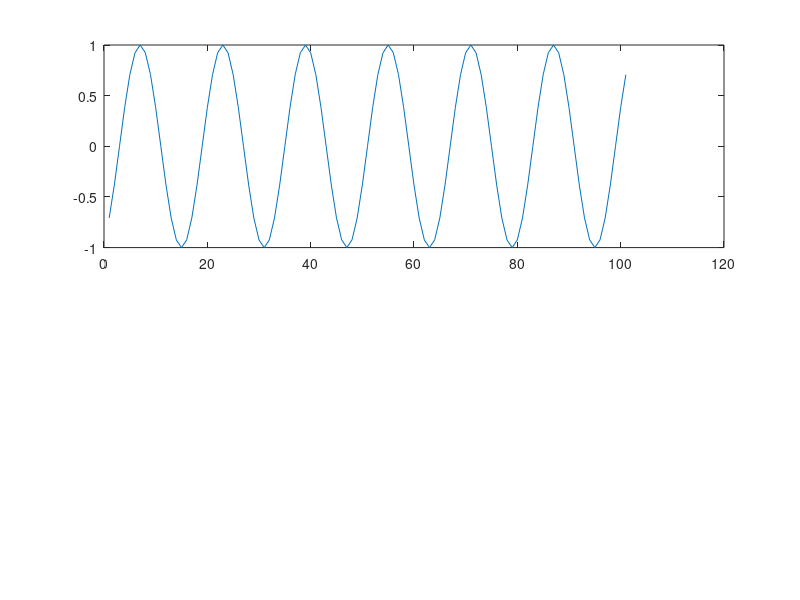

Write the MATLAB code that produced this figure. (Note: this script raises an error after producing the figure.)
% PROBLEM 2.8 %

% PART 2 %
n = linspace(-50, 50, 101);
x = sin(0.125*pi*n);
subplot(2,1,1);
plot(x);

y = dnsample(x,101,4);
subplot(2,1,2);
plot(y);
figure 

% PART 3 %
x = sin(0.5*pi*n);
subplot(2,1,1);
plot(x);

y = dnsample(x,101,4);
subplot(2,1,2);
plot(y);